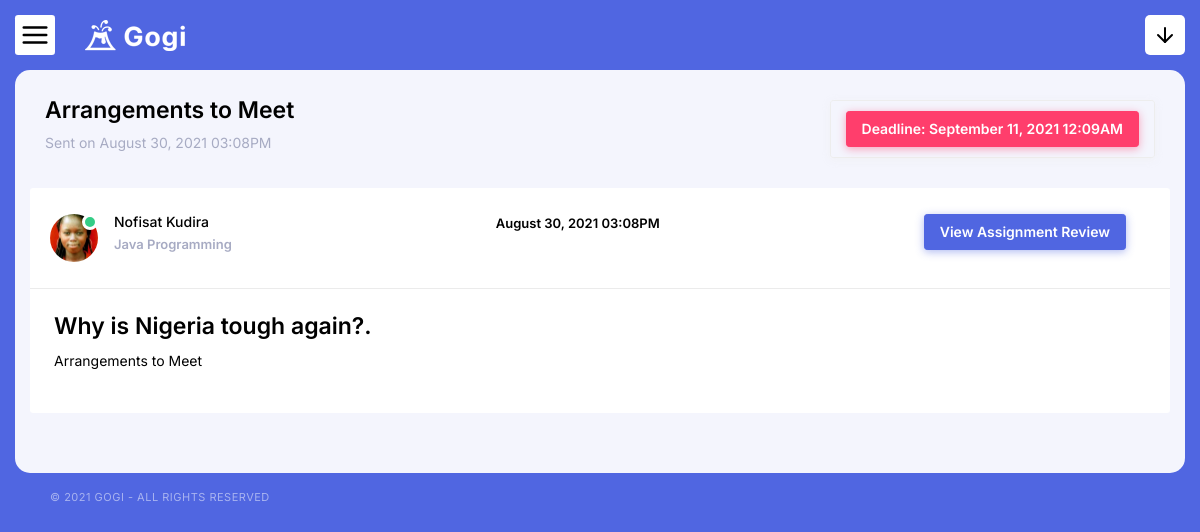
/assignment-details?id=5 (signed in), run on the app's committed database.
### tables this page shows
CREATE TABLE `assignments` (
  `id` int(11) NOT NULL,
  `course_id` int(11) NOT NULL,
  `lecturer_id` int(11) NOT NULL,
  `title` varchar(120) NOT NULL,
  `question` text NOT NULL,
  `instructions` text NOT NULL,
  `deadline` date NOT NULL,
  `max_grade` decimal(10,0) NOT NULL,
  `created_at` timestamp NOT NULL DEFAULT current_timestamp(),
  `updated_at` timestamp NOT NULL DEFAULT current_timestamp() ON UPDATE current_timestamp()
);

CREATE TABLE `lecturers` (
  `id` int(11) NOT NULL,
  `staff_id` varchar(10) NOT NULL,
  `fullname` varchar(120) NOT NULL,
  `image` varchar(120) NOT NULL,
  `email` varchar(120) NOT NULL,
  `password` text NOT NULL,
  `created_at` timestamp NOT NULL DEFAULT current_timestamp(),
  `updated_at` timestamp NOT NULL DEFAULT current_timestamp() ON UPDATE current_timestamp()
);

CREATE TABLE `courses` (
  `id` int(11) NOT NULL,
  `level_id` int(11) NOT NULL,
  `course_title` varchar(120) NOT NULL,
  `course_code` varchar(8) NOT NULL,
  `created_at` timestamp NULL DEFAULT current_timestamp(),
  `updated_at` timestamp NOT NULL DEFAULT current_timestamp() ON UPDATE current_timestamp()
);

### core/db.class.php (called while the page is built, shortened)
<?php
    class DB {
        public $host = 'localhost';
        public $dbname = 'gogi_assignment';
        public $password = '';
        public $username = 'root';
        public $conn;
        function __construct(){
            try {
                $this->conn = new PDO("mysql:host=$this->host;dbname=$this->dbname;", $this->username, $this->password);
                $this->conn->setAttribute(PDO::ATTR_ERRMODE,PDO::ERRMODE_EXCEPTION);
            } catch (PDOException $ex) {
                echo 'Error in database connection '. $ex->getMessage();
            }
        }
        function prep($query){
            return $this->conn->prepare($query);
        }
        function fetch($query,$value){
            $query = $this->prep($query);
            $query->execute($value);
            return $query->fetch();
        }
        function num_row($query,$value){
            $query = $this->prep($query);
            $query->execute($value);
            return $query->rowCount();
        }
    }
?>

### core/assignments.class.php (called while the page is built, shortened)
<?php
    include_once 'db.class.php';
    class assignments extends DB{
        function fetch_assignment($id){
            return DB::fetch("SELECT *,assignments.id,assignments.created_at FROM assignments
            LEFT OUTER JOIN lecturers on lecturers.id = assignments.lecturer_id
            LEFT OUTER JOIN courses on courses.id = assignments.course_id
            WHERE assignments.id = ? ",[$id] );
        }
    }
?>

### core/core.function.php (called while the page is built, shortened)
<?php
	function format_date($date){
		return date('F d, Y h:mA', strtotime($date));
	}
?>

### core/assignment_submissions.class.php (called while the page is built, shortened)
<?php
    include_once 'db.class.php';
    class assignment_submissions extends DB{
        function check_student_assignment_submission($assignment_id,$student_id){
            return DB::num_row("SELECT id FROM assignment_submissions WHERE assignment_id = ? AND student_id = ? ", [$assignment_id,$student_id]);
        }
        function fetch_student_assignment_submission($assignment_id,$student_id){
            return DB::fetch("SELECT * FROM assignment_submissions WHERE assignment_id = ? AND student_id = ? ", [$assignment_id,$student_id]);
        }
    }
?>

### assignment-details.php (the view, shortened to what this page needs)
<?php
    include_once 'core/assignments.class.php';
    include_once 'core/assignment_submissions.class.php';
    include_once 'core/core.function.php';
    $assignment_obj = new Assignments();
    $assignment_submission_obj = new Assignment_submissions();
    $student = $_SESSION['gogi_student'];
    $student_id = $student['id'];
    $assignment_id = $_GET['id'];
    $assignment = $assignment_obj->fetch_assignment($assignment_id);
    $has_student_submitted = false;
    if($assignment_submission_obj->check_student_assignment_submission($assignment_id,$student_id)){
        $has_student_submitted = true;
        $submission = $assignment_submission_obj->fetch_student_assignment_submission($assignment_id,$student_id);
        $submission_id = $submission['id'];
    }
?>
<!doctype html>
<html lang="en">
<head>
    <?php include "includes/header-resources.php"; ?>
</head>
<body class="horizontal-navigation">
    <div class="layout-wrapper">
        <?php include "includes/header.php"; ?>
        <div class="content-wrapper">
            <div class="content-body">
                <div class="content ">
                    <div class="page-header d-md-flex justify-content-between">
                        <div>
                            <h3><?php echo $assignment['title'] ?></h3>
                            <p class="text-muted">Sent on <?php echo format_date($assignment['created_at']) ?></p>
                        </div>
                        <div class="mt-3 mt-md-0">
                            <div id="dashboard-date" class="btn btn-outline-light">
                                <span class="btn btn-danger">Deadline: <?php echo format_date($assignment['deadline']) ?></span>
                            </div>
                        </div>
                    </div>
                    <div class="row">
                        <div class="card" style="width: 100%">
                            <div class="card-header">
                                <div class="d-flex py-3 align-items-start">
                                    <div class="pr-3">
                                        <span class="avatar avatar-state-success">
                                            <img src="./uploads/lecturers/images/<?php echo $assignment['image'] ?>" class="rounded-circle" alt="image">
                                        </span>
                                    </div>
                                    <div class="flex-grow- 1">
                                        <h6 class="mb-1"><?php echo $assignment['fullname'] ?></h6>
                                        <span class="text-muted">
                                            <?php echo $assignment['course_title'] ?>
                                        </span>
                                    </div>
                                    <div class="text-right ml-auto d-flex flex-column">
                                        <span cla ss="small text-muted"><?php echo format_date($assignment['created_at']) ?></span>
                                    </div>
                                    <div class="text-right ml-auto d-flex">
                                        <?php if (!$has_student_submitted): ?>
                                            <a href="submit-assignment?id=<?php echo $assignment_id ?>" class="btn btn-primary mr-4">Submit Your Assignment</a>
                                        <?php else: ?>
                                            <a href="assignment-review-details?id=<?php echo $submission_id ?>" class="btn btn-primary mr-4">View Assignment Review</a>
                                        <?php endif ?>
                                    </div>
                                </div>
                            </div>
                            <div class="card-body">
                                <h3><?php echo $assignment['question'] ?>.</h3>
                                <p><?php echo $assignment['instructions'] ?></p>
                            </div>
                        </div>
                    </div>
                </div>
                <?php include "includes/footer.php"; ?>
            </div>
        </div>
    </div>
</body>
</html>

### data on the page
assignments: title "Arrangements to Meet", created_at "August 30, 2021 03:08PM", deadline "September 11, 2021 12:09AM", lecturer.image (picture), lecturer.fullname "Nofisat Kudira", course.course_title "Java Programming", question "Why is Nigeria tough again?", instructions "Arrangements to Meet"
